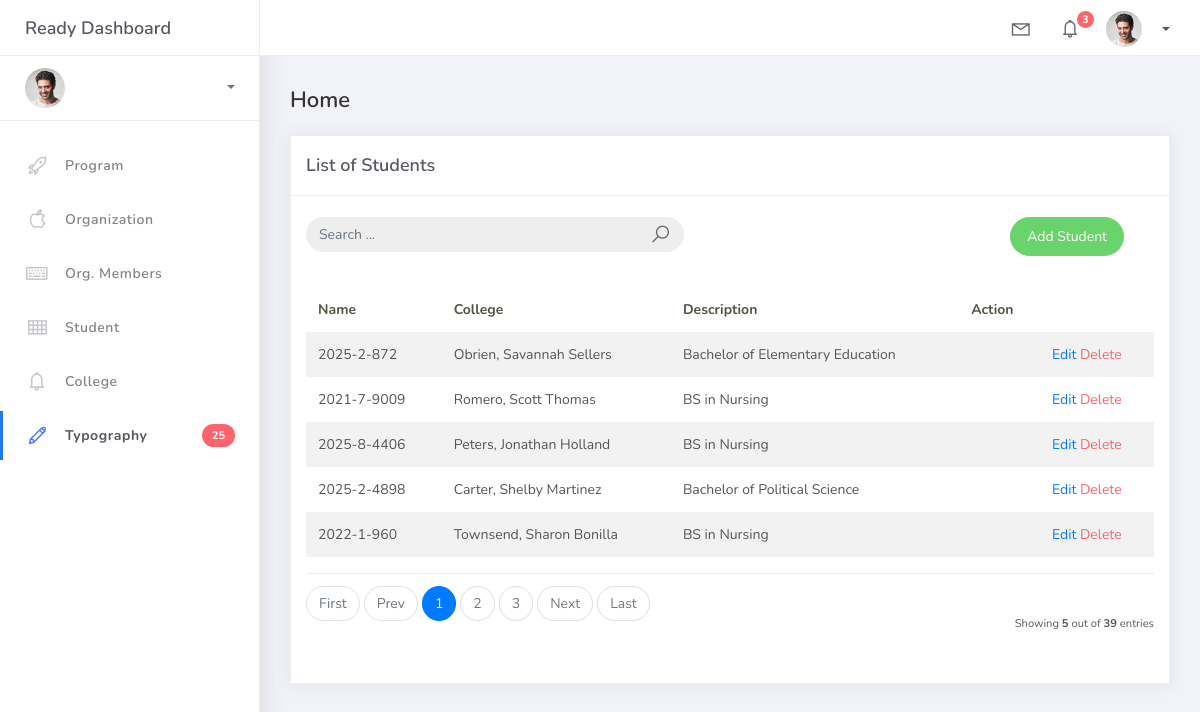
Screenshot of /student_list with the database file from the repository.
### studentorg/models.py (models this page shows, shortened)
class BaseModel(models.Model):
    created_at = models.DateTimeField(auto_now_add=True, db_index=True)
    updated_at = models.DateTimeField(auto_now=True)
    class Meta:
        abstract = True

class Student(BaseModel):
    student_id = models.CharField(max_length=15)
    lastname = models.CharField(max_length=25)
    firstname = models.CharField(max_length=25)
    middlename = models.CharField(max_length=25, blank=True, null=True)
    program = models.ForeignKey(Program, on_delete=models.CASCADE)

class Program(BaseModel):
    prog_name = models.CharField(max_length=150)
    college = models.ForeignKey(College, on_delete=models.CASCADE)

### studentorg/views.py (the view, shortened to what this page needs)
# urls.py: path("student_list", views.StudentList.as_view(), name="student-list"),
class StudentList(ListView):
    model = Student
    context_object_name = 'students'
    template_name = 'student_list.html'
    paginate_by = 5
    def get_queryset(self):
        qs = super().get_queryset()
        query = self.request.GET.get('q')
        return qs

### templates/student_list.html
{% extends 'base.html' %}
{% load static %}
{% block content %}
<div class="content">
    <div class="container-fluid">
        <h4 class="page-title">Home</h4>
        <div class="row">
            <div class="col-md-12">
                <div class="card">
                    <div class="card-header">
                        <div class="card-title">List of Students</div>
                    </div>
                    <br />
<div class="col-md-12 row">
    <div class="col-md-6">
        <form class="navbar-left navbar-form nav-search mr-md-3" action="{% url 'student-list' %}">
            <div class="input-group">
                <input type="text" placeholder="Search ..." class="form-control" name="q" />
                <div class="input-group-append">
                    <span class="input-group-text">
                        <i class="la la-search search-icon"></i>
                    </span>
                </div>
            </div>
        </form>
    </div>
    <div class="col-md-6">
        <div class="pull-right">
            <a href="{% url 'student-add' %}" class="btn btn-success btn-rounded">
                Add Student
            </a>
        </div>
    </div>
</div>
                    <div class="card-body">
                        <table class="table table-striped mt-3">
                            <thead>
                                <tr>
                                    <th scope="col">Name</th>
                                    <th scope="col">College</th>
                                    <th scope="col">Description</th>
                                    <th scope="col">Action</th>
                                </tr>
                            </thead>
                            <tbody>
                                {% for student in students %}
                                <tr>
                                    <td>{{ student.student_id }}</td>
                                    <td>{{ student.lastname }}, {{ student.firstname }} {{ student.middlename }}</td>
                                    <td>{{ student.program.prog_name }}</td>
                                    <td>
                                        <td>
                                        <a href="{% url 'student-update' student.id %}">Edit</a>
                                        <a href="{% url 'student-delete' student.id %}" class="text-danger">Delete</a>
                                    </td>
                                    </td>
                                    </tr>
                                    {% empty %}
                                    <tr>
                                        <td colspan="4" style="text-align: center;">
                                            <p class="text-sm font-weight-bold mb-0">No Records Found</p>
                                        </td>
                                    </tr>
                                {% endfor %}
                            </tbody>
                        </table>
                        {% include 'includes/pagination.html' %}
                    </div>
                </div>
            </div>
        </div>
    </div>
</div>
{% endblock %}

### rows the page displays
Student: student_id "2025-2-872", lastname "Obrien", firstname "Savannah", middlename "Sellers", program.prog_name "Bachelor of Elementary Education"
Student: student_id "2021-7-9009", lastname "Romero", firstname "Scott", middlename "Thomas", program.prog_name "BS in Nursing"
Student: student_id "2025-8-4406", lastname "Peters", firstname "Jonathan", middlename "Holland", program.prog_name "BS in Nursing"
Student: student_id "2025-2-4898", lastname "Carter", firstname "Shelby", middlename "Martinez", program.prog_name "Bachelor of Political Science"
Student: student_id "2022-1-960", lastname "Townsend", firstname "Sharon", middlename "Bonilla", program.prog_name "BS in Nursing"

### other values shown
{{ page_num }} "1"
{{ page_num }} "2" "3"
{{ object_list.count }} "5"
{{ paginator.count }} "39"
